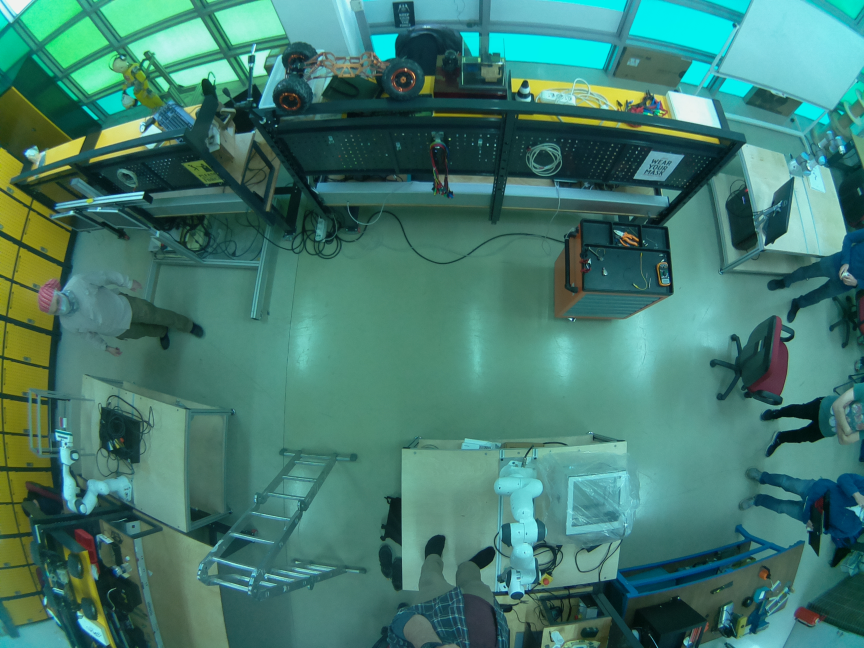
#> input picture path/3.jpg, 2592 x 1944 px (shown at 1/3 size)
$ python -i mapping.py   (imports and definitions only)
#> lines starting #> are read from the running program, lines starting #| are printed output that depends on the picture; after the words box and inside, x2 and y2 are one past the last pixel; in counts of white or black regions, pixels touching at a corner belong together
import cv2
import numpy as np
import pandas as pd
from skimage.measure import label, regionprops, regionprops_table
from skimage.io import imread, imshow
import matplotlib.pyplot as plt

def mapping(image_path):
#> called with image_path = '3.jpg'
    image=cv2.imread(image_path)
#> image is the input picture: shape (1944, 2592, 3); mean B, G, R 111.1, 123, 66.5
    image=cv2.resize(image,(864,648))
#> image: shape (648, 864, 3)
    img_grey = cv2.cvtColor(image, cv2.COLOR_BGR2GRAY)
    imgor=image.copy()
    ret,thresh = cv2.threshold(img_grey,0,255,cv2.THRESH_BINARY+cv2.THRESH_OTSU)
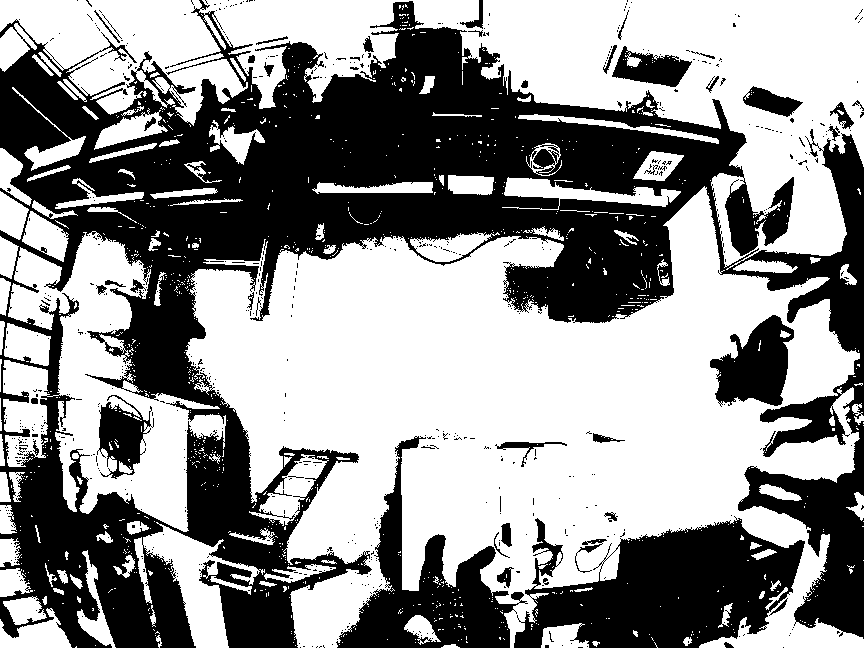
#> thresh: shape (648, 864); 57.1% white; 638 black regions (594 under 20 px), largest, box (x1, y1, x2, y2) and area: (0, 0, 864, 648) 189940, (514, 516, 805, 648) 23124, (336, 436, 528, 648) 12624
#> ret = 99
    edges = cv2.Canny(image,50,110)
#> edges: shape (648, 864); 11.8% white in thin lines or dots
    kernel = np.ones((3,3),np.uint8)
    edges= cv2.dilate(edges,kernel,iterations = 2)
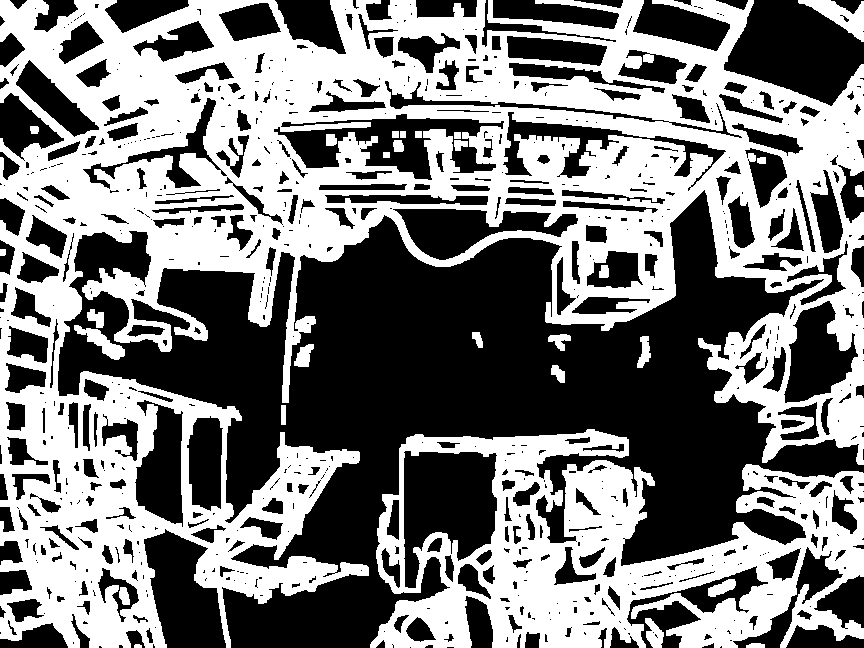
#> edges: shape (648, 864); 48.1% white; 29 white regions, largest, box (x1, y1, x2, y2) and area: (0, 0, 864, 648) 211671, (370, 429, 864, 648) 52490, (798, 0, 864, 42) 1116
    image_fin=cv2.bitwise_xor(thresh,edges)
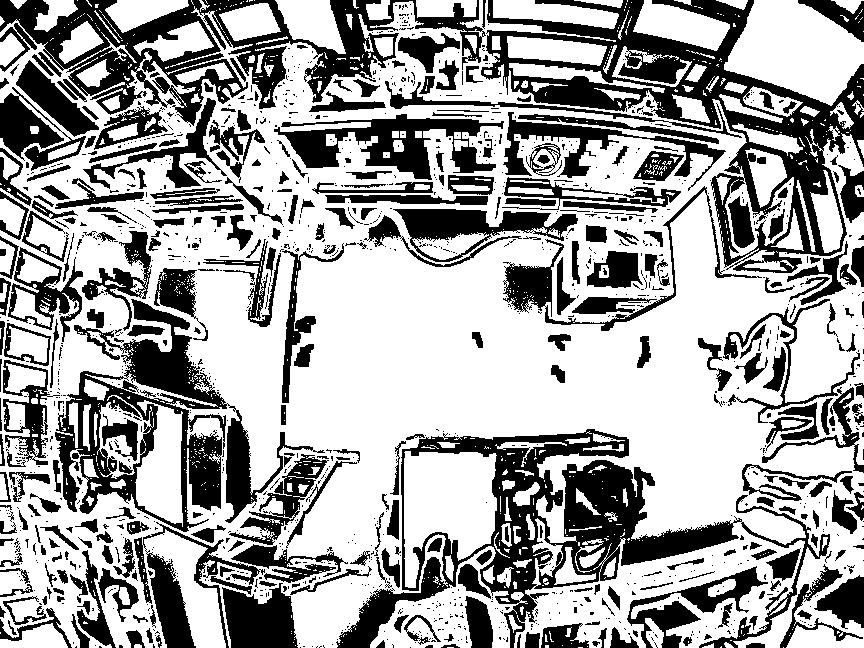
#> image_fin: shape (648, 864); 64.2% white; 1390 black regions (1052 under 20 px), largest, box (x1, y1, x2, y2) and area: (481, 0, 864, 273) 25399, (336, 429, 830, 648) 24293, (0, 0, 486, 126) 18807
    image_fin = cv2.erode(image_fin, kernel, iterations=2)
#> image_fin: shape (648, 864); 36.9% white; 609 white regions (389 under 20 px)
    label_im = label(image_fin)
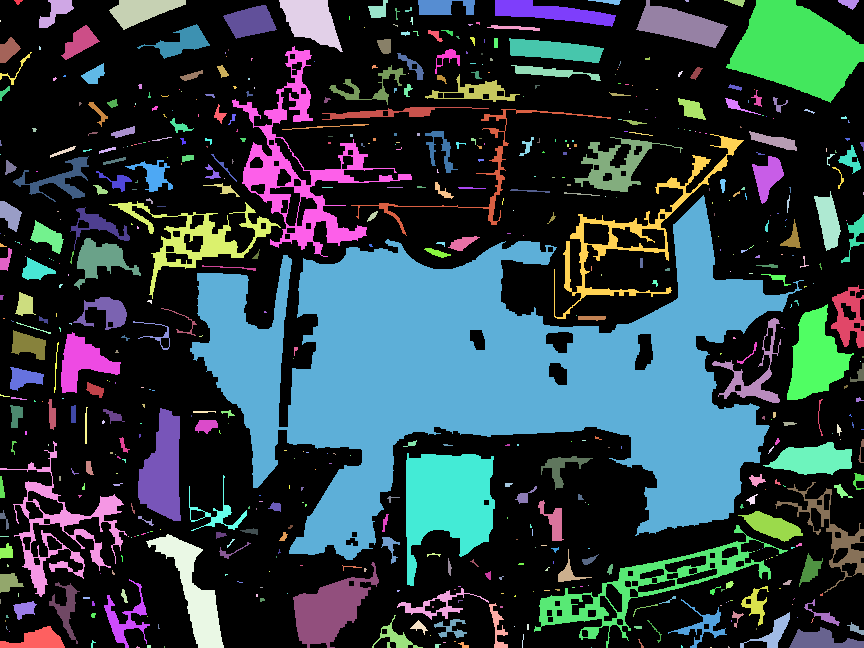
#> label_im: shape (648, 864) int64; 610 distinct labels, from 0 to 609; one colour per label, 0 black
    regions = regionprops(label_im)
#> regions = 609 regions; largest, box (x1, y1, x2, y2) and area: (190, 195, 804, 560) 95249, (726, 0, 864, 103) 8695, (406, 453, 495, 586) 7592, (232, 46, 412, 257) 6799, (534, 525, 788, 648) 4762
    properties = ["area","convex_area","bbox_area", "extent",
                "mean_intensity", "solidity", "eccentricity",
                "orientation"]
    pd.DataFrame(regionprops_table(label_im, img_grey,
                properties=properties))

    masks = []
    bbox = []
    list_of_index = []
    for num, x in enumerate(regions):
        area = x.area
        convex_area = x.convex_area
        if (num!=0 and (area>10)):
            masks.append(regions[num].convex_image)
            bbox.append(regions[num].bbox)
            list_of_index.append(num)
#> this loop made 609 passes
#> (area, convex_area) on passes 1 to 3: (26, 28), (469, 641), (1267, 1346)
#> after the loop, bbox = 277 items, first 6: (0, 39, 28, 74), (0, 109, 30, 186), (0, 279, 52, 343), (0, 368, 18, 388), (0, 418, 15, 475), (0, 495, 27, 616); list_of_index = 277 values from 1 to 602; masks = 277 items
    count = len(masks)
#> count = 277

    rgb_mask = np.zeros_like(label_im)
    for x in list_of_index:
        rgb_mask += (label_im==x+1).astype(int)
#> this loop made 277 passes
#> x on passes 9 to 11: 10, 11, 12
#> pass 3, in mapping, `rgb_mask += (label_im==x+1).astype(int)`:
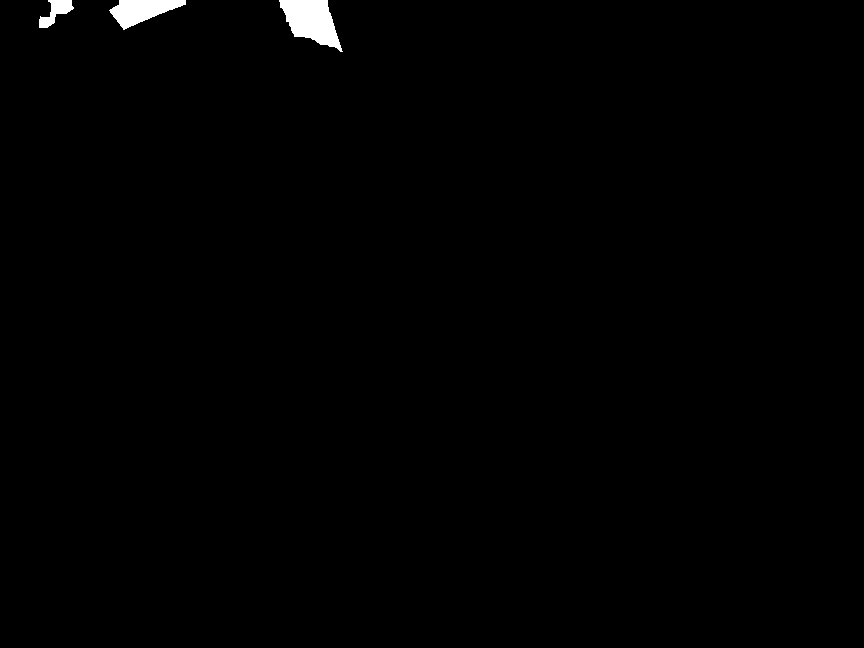
#> rgb_mask: shape (648, 864) int64; values 0 (black) and 1 (white), 0.66% white; 3 white regions, box (x1, y1, x2, y2) and area: (279, 0, 343, 52) 1940, (109, 0, 186, 30) 1267, (39, 0, 74, 28) 469
#> after the loop:
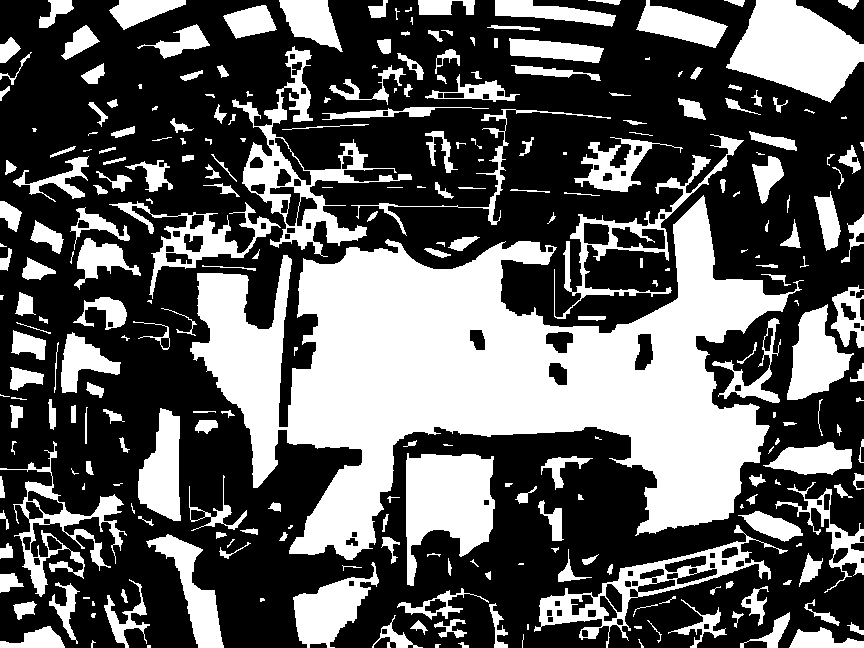
#> rgb_mask: shape (648, 864) int64; values 0 (black) and 1 (white), 36.7% white; 277 white regions (58 under 20 px), largest, box (x1, y1, x2, y2) and area: (190, 195, 804, 560) 95249, (726, 0, 864, 103) 8695, (406, 453, 495, 586) 7592
    red  =  imgor[:,:,0] * rgb_mask
    green = imgor[:,:,1] * rgb_mask
    blue  = imgor[:,:,2] * rgb_mask
    image = np.dstack([red, green, blue])
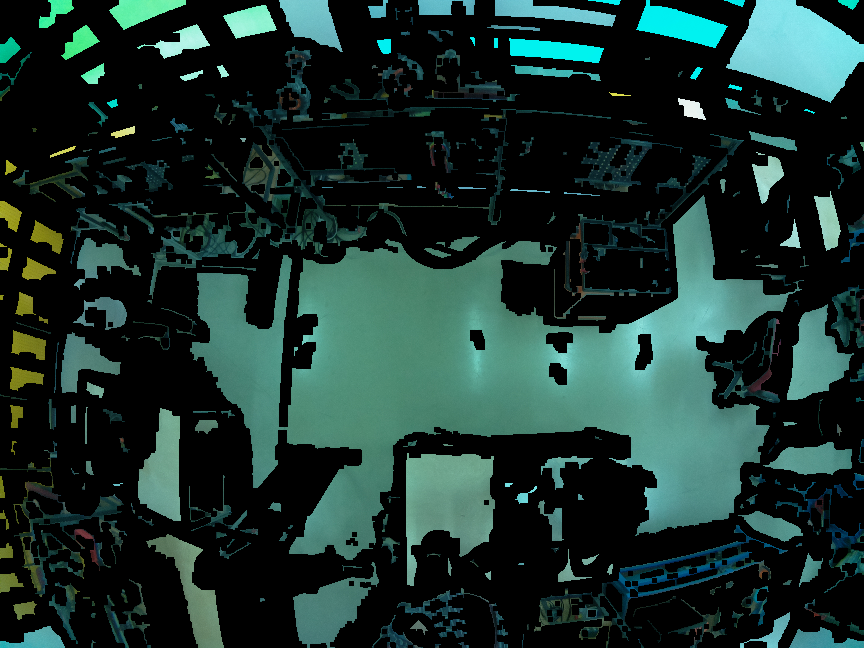
#> image: shape (648, 864, 3) int64; mean B, G, R 45.3, 50.1, 27.4
    masks_new=[]
    bbox_new=[]
    list_of_index_new = []
    labels_new=[]
    cv2.imwrite("try.jpg",image)
    x=cv2.imread("try.jpg")
    """
    for b in bbox:
        cv2.rectangle(x, (b[0], b[1]), (b[2], b[3]), (255,0,0), 2)
    """
    """
    cv2.imshow("try",x)
    def click_event(event, x, y, flags, params):
        if event == cv2.EVENT_LBUTTONDOWN:
            print(x, ' ', y)
            for num, r in enumerate(regions):
                if x>r.bbox[0] and x<r.bbox[2] and y>r.bbox[1] and y<r.bbox[3]:
                    masks_new.append(regions[num].convex_image)
                    bbox_new.append(regions[num].bbox)
                    list_of_index_new.append(num)
            if label_im[x][y] not in labels_new:
                labels_new.append(label_im[y,x])
    cv2.setMouseCallback('try', click_event)
    cv2.waitKey(0)
    cv2.destroyAllWindows()
    """
#> (the run stopped early here; a loop or call above may not have finished)

$ run again, on path/4.jpg
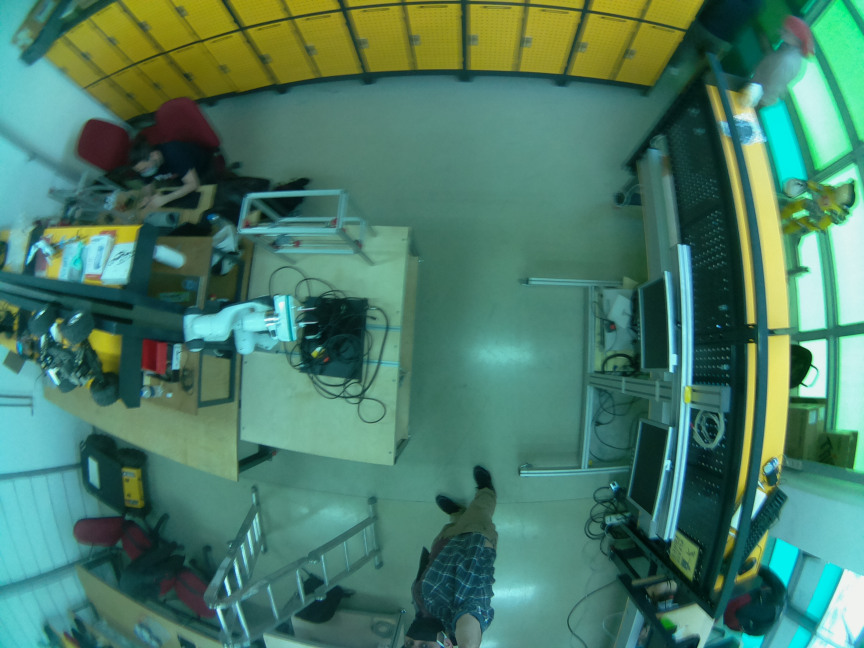
#> input picture path/4.jpg, 2592 x 1944 px (shown at 1/3 size)
#> in mapping, image is the input picture: shape (1944, 2592, 3); mean B, G, R 103.8, 124, 75.1
#> in mapping, `ret,thresh = cv2.threshold(img_grey,0,255,cv2.THRESH_BINARY+cv2.THRESH..`:
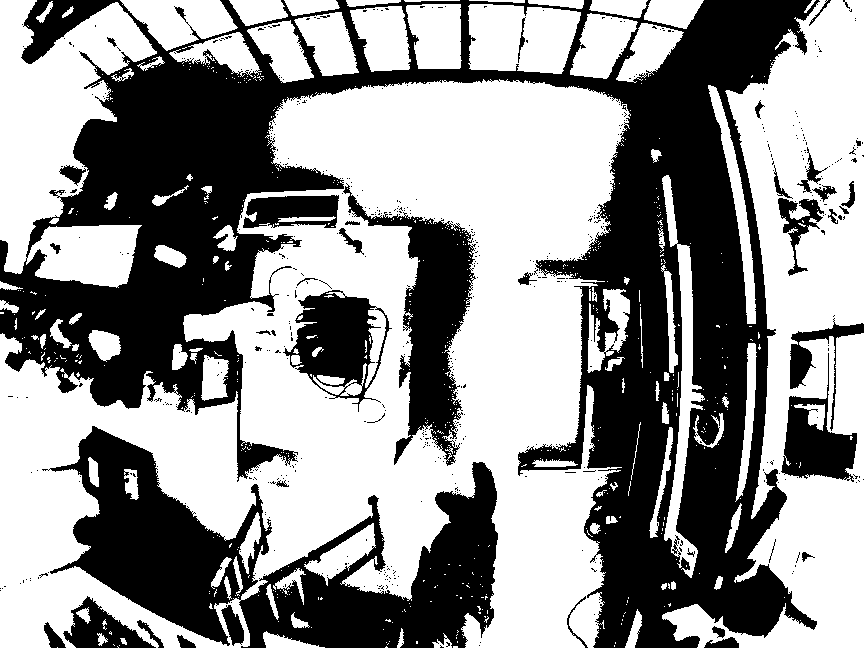
#> thresh: shape (648, 864); 57.3% white; 579 black regions (539 under 20 px), largest, box (x1, y1, x2, y2) and area: (0, 0, 820, 648) 162345, (42, 426, 498, 648) 42327, (343, 183, 476, 466) 12129
#> ret = 101
#> label_im: shape (648, 864) int64; 497 distinct labels, from 0 to 496
#> regions = 496 regions; largest, box (x1, y1, x2, y2) and area: (255, 83, 622, 648) 88193, (245, 356, 391, 460) 7953, (0, 37, 100, 168) 5799, (49, 392, 233, 474) 5508, (777, 477, 864, 570) 4715
#> the loop in mapping, `for num, x in enumerate(regions):` made 496 passes
#> (area, convex_area) on passes 1 to 3: (458, 531), (30, 46), (46, 73)
#> after the loop in mapping, `for num, x in enumerate(regions):`: bbox = 279 items, first 6: (0, 36, 8, 47), (0, 51, 15, 62), (0, 66, 10, 100), (0, 130, 44, 189), (0, 180, 33, 226), (0, 224, 33, 245); list_of_index = 279 values from 1 to 492; masks = 279 items
#> count = 279
#> the loop in mapping, `for x in list_of_index:` made 279 passes
#> x on passes 4 to 6: 5, 6, 7
#> in mapping, `image = np.dstack([red, green, blue])`:
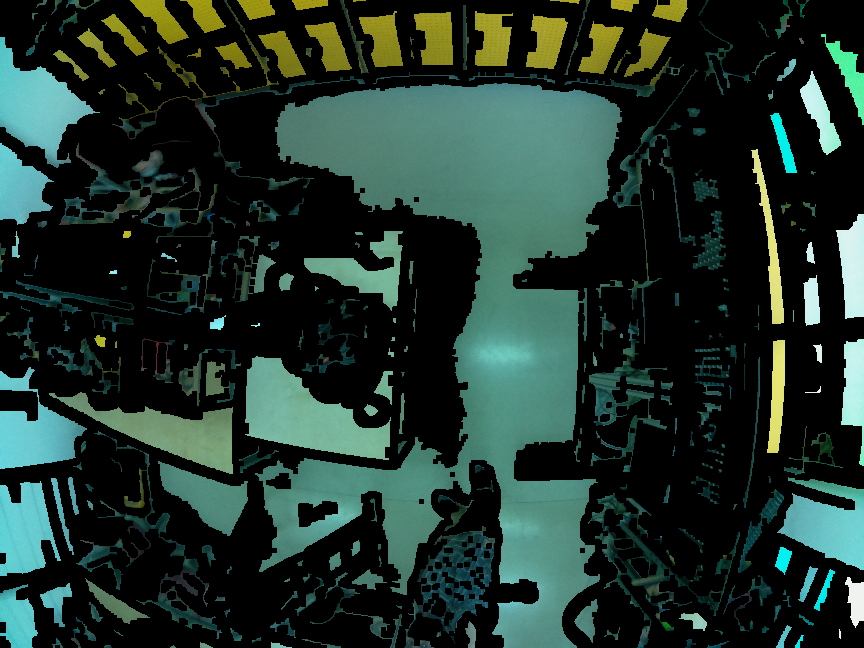
#> image: shape (648, 864, 3) int64; mean B, G, R 44, 51.7, 32.3

$ run again, on path/5.jpg
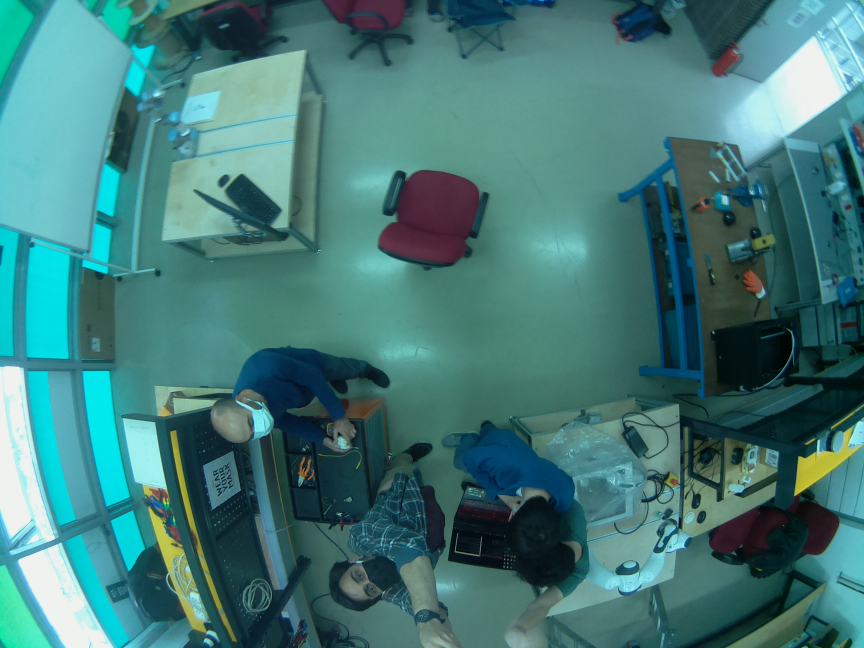
#> input picture path/5.jpg, 2592 x 1944 px (shown at 1/3 size)
#> in mapping, image is the input picture: shape (1944, 2592, 3); mean B, G, R 120.3, 121.7, 66.6
#> in mapping, `ret,thresh = cv2.threshold(img_grey,0,255,cv2.THRESH_BINARY+cv2.THRESH..`:
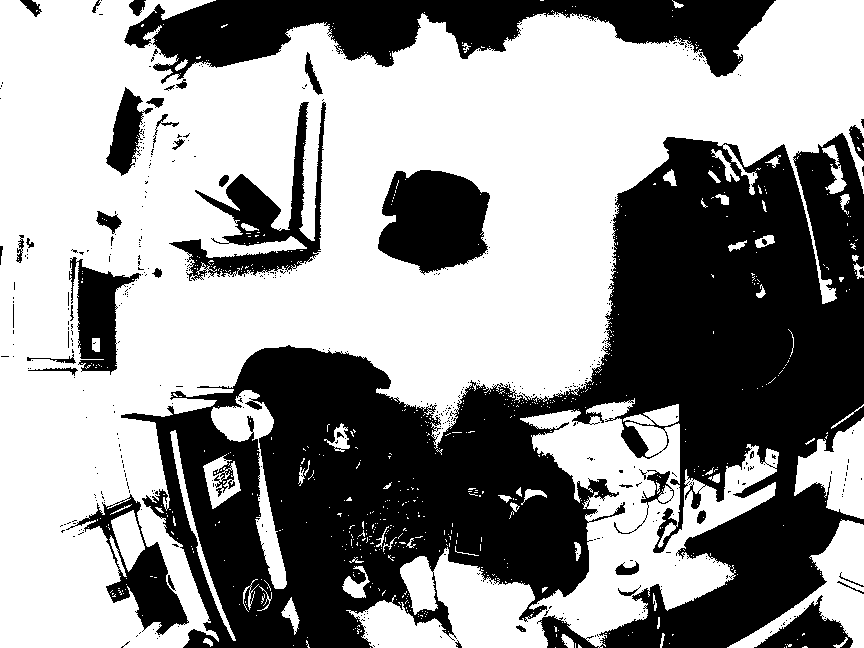
#> thresh: shape (648, 864); 57.7% white; 482 black regions (439 under 20 px), largest, box (x1, y1, x2, y2) and area: (121, 133, 864, 648) 176790, (124, 0, 776, 84) 26634, (378, 170, 490, 275) 8800
#> ret = 98
#> label_im: shape (648, 864) int64; 408 distinct labels, from 0 to 407
#> regions = 407 regions; largest, box (x1, y1, x2, y2) and area: (114, 16, 835, 411) 121419, (0, 0, 125, 243) 18974, (275, 362, 446, 562) 6271, (620, 139, 824, 430) 5297, (716, 168, 864, 378) 4192
#> the loop in mapping, `for num, x in enumerate(regions):` made 407 passes
#> (area, convex_area) on passes 1 to 3: (999, 1084), (18974, 20308), (126, 149)
#> after the loop in mapping, `for num, x in enumerate(regions):`: bbox = 225 items, first 6: (0, 0, 243, 125), (0, 172, 11, 200), (0, 185, 64, 420), (0, 427, 49, 556), (0, 607, 41, 678), (0, 743, 75, 842); list_of_index = 225 values from 1 to 397; masks = 225 items
#> count = 225
#> the loop in mapping, `for x in list_of_index:` made 225 passes
#> x on passes 6 to 8: 7, 8, 10
#> in mapping, `image = np.dstack([red, green, blue])`:
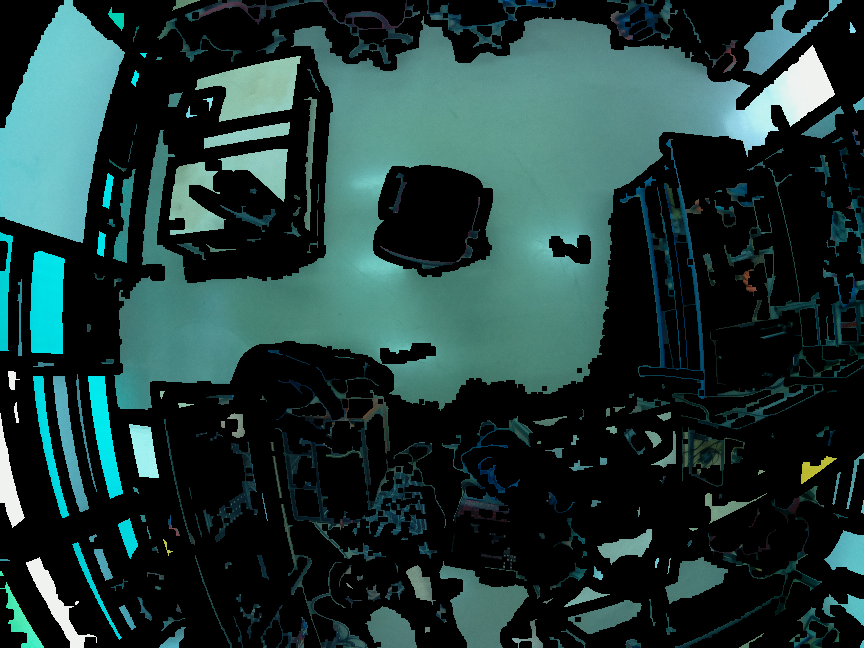
#> image: shape (648, 864, 3) int64; mean B, G, R 55.4, 57, 32
